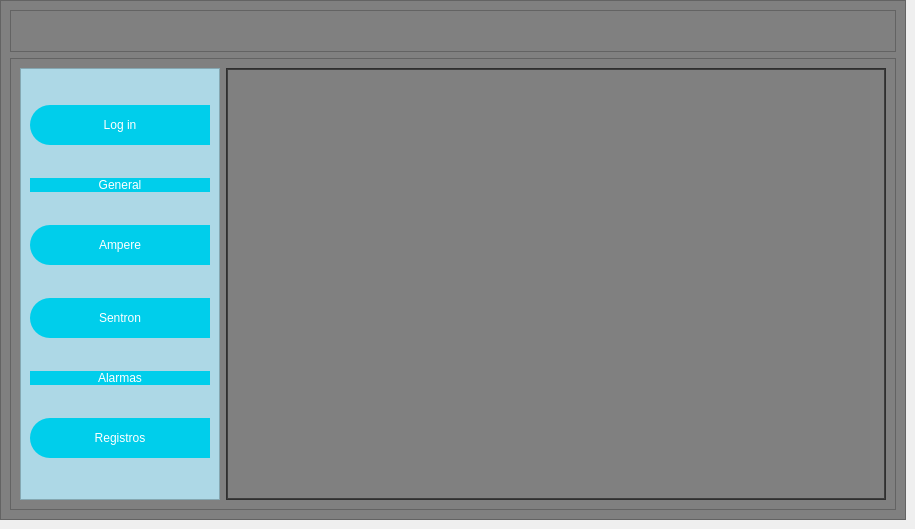
<?xml version="1.0" encoding="UTF-8"?>
<ui version="4.0">
 <class>MainWindow</class>
 <widget class="QMainWindow" name="MainWindow">
  <property name="geometry">
   <rect>
    <x>0</x>
    <y>0</y>
    <width>915</width>
    <height>529</height>
   </rect>
  </property>
  <property name="windowTitle">
   <string>MainWindow</string>
  </property>
  <widget class="QWidget" name="centralwidget">
   <layout class="QVBoxLayout" name="verticalLayout">
    <property name="leftMargin">
     <number>0</number>
    </property>
    <property name="topMargin">
     <number>0</number>
    </property>
    <item>
     <widget class="QFrame" name="frame">
      <property name="styleSheet">
       <string notr="true">background-color: rgb(128, 128, 128);</string>
      </property>
      <property name="frameShape">
       <enum>QFrame::StyledPanel</enum>
      </property>
      <property name="frameShadow">
       <enum>QFrame::Raised</enum>
      </property>
      <layout class="QVBoxLayout" name="verticalLayout_2" stretch="0,8">
       <item>
        <widget class="QFrame" name="frame_superior">
         <property name="minimumSize">
          <size>
           <width>0</width>
           <height>42</height>
          </size>
         </property>
         <property name="styleSheet">
          <string notr="true">QFrame{
background-color:rgb(128, 128, 128);
}

QPushButton{
background-color:#000000ff;
border-radius:20px;
}

QPushButton:hover {
    background-color: rgb(61, 61, 61);
    border-radius: 20px;
}</string>
         </property>
         <property name="frameShape">
          <enum>QFrame::StyledPanel</enum>
         </property>
         <property name="frameShadow">
          <enum>QFrame::Raised</enum>
         </property>
         <layout class="QHBoxLayout" name="horizontalLayout">
          <property name="leftMargin">
           <number>0</number>
          </property>
          <property name="topMargin">
           <number>0</number>
          </property>
          <item>
           <widget class="QPushButton" name="bt_menu">
            <property name="minimumSize">
             <size>
              <width>200</width>
              <height>0</height>
             </size>
            </property>
            <property name="text">
             <string/>
            </property>
            <property name="icon">
             <iconset>
              <normaloff>comprobacion-de-lista.svg</normaloff>comprobacion-de-lista.svg</iconset>
            </property>
            <property name="iconSize">
             <size>
              <width>35</width>
              <height>35</height>
             </size>
            </property>
           </widget>
          </item>
          <item>
           <spacer name="horizontalSpacer">
            <property name="orientation">
             <enum>Qt::Horizontal</enum>
            </property>
            <property name="sizeHint" stdset="0">
             <size>
              <width>312</width>
              <height>20</height>
             </size>
            </property>
           </spacer>
          </item>
         </layout>
        </widget>
       </item>
       <item>
        <widget class="QFrame" name="frame_contenido">
         <property name="frameShape">
          <enum>QFrame::StyledPanel</enum>
         </property>
         <property name="frameShadow">
          <enum>QFrame::Raised</enum>
         </property>
         <layout class="QHBoxLayout" name="horizontalLayout_2">
          <item>
           <widget class="QFrame" name="frame_control">
            <property name="minimumSize">
             <size>
              <width>200</width>
              <height>0</height>
             </size>
            </property>
            <property name="maximumSize">
             <size>
              <width>0</width>
              <height>16777215</height>
             </size>
            </property>
            <property name="styleSheet">
             <string notr="true">QFrame{
background-color: rgb(173,216,230)
}

QPushButton{
background-color: rgb(0, 206, 235);
border-top-left-radius: 20px;
border-bottom-left-radius:20px;
color: rgb(255,255,255);
font: 77 10pt &quot;Arial Black&quot;
}

QPushButton:hover{
background-color: white;
border-top-left-radius: 20px;
border-bottom-left-radius:20px;
color: rgb(0,0,0);
font: 77 10pt &quot;Arial Black&quot;
}</string>
            </property>
            <property name="frameShape">
             <enum>QFrame::StyledPanel</enum>
            </property>
            <property name="frameShadow">
             <enum>QFrame::Raised</enum>
            </property>
            <layout class="QVBoxLayout" name="verticalLayout_3">
             <item>
              <widget class="QPushButton" name="pushButton">
               <property name="minimumSize">
                <size>
                 <width>0</width>
                 <height>40</height>
                </size>
               </property>
               <property name="text">
                <string>Log in</string>
               </property>
               <property name="icon">
                <iconset>
                 <normaloff>registrar.svg</normaloff>registrar.svg</iconset>
               </property>
               <property name="iconSize">
                <size>
                 <width>35</width>
                 <height>35</height>
                </size>
               </property>
              </widget>
             </item>
             <item>
              <widget class="QPushButton" name="pushButton_gen">
               <property name="text">
                <string>General</string>
               </property>
              </widget>
             </item>
             <item>
              <widget class="QPushButton" name="pushButton_1">
               <property name="minimumSize">
                <size>
                 <width>0</width>
                 <height>40</height>
                </size>
               </property>
               <property name="text">
                <string>Ampere</string>
               </property>
               <property name="icon">
                <iconset>
                 <normaloff>estacion-de-carga.svg</normaloff>estacion-de-carga.svg</iconset>
               </property>
               <property name="iconSize">
                <size>
                 <width>35</width>
                 <height>35</height>
                </size>
               </property>
              </widget>
             </item>
             <item>
              <widget class="QPushButton" name="pushButton_2">
               <property name="minimumSize">
                <size>
                 <width>0</width>
                 <height>40</height>
                </size>
               </property>
               <property name="text">
                <string>Sentron</string>
               </property>
               <property name="icon">
                <iconset>
                 <normaloff>sentron.svg</normaloff>sentron.svg</iconset>
               </property>
               <property name="iconSize">
                <size>
                 <width>35</width>
                 <height>35</height>
                </size>
               </property>
              </widget>
             </item>
             <item>
              <widget class="QPushButton" name="pushButton_alarms">
               <property name="text">
                <string>Alarmas</string>
               </property>
              </widget>
             </item>
             <item>
              <widget class="QPushButton" name="pushButton_log_ins">
               <property name="minimumSize">
                <size>
                 <width>0</width>
                 <height>40</height>
                </size>
               </property>
               <property name="text">
                <string>Registros</string>
               </property>
               <property name="icon">
                <iconset>
                 <normaloff>hoja.svg</normaloff>hoja.svg</iconset>
               </property>
               <property name="iconSize">
                <size>
                 <width>40</width>
                 <height>40</height>
                </size>
               </property>
              </widget>
             </item>
            </layout>
           </widget>
          </item>
          <item>
           <widget class="QFrame" name="frame_paginas">
            <property name="styleSheet">
             <string notr="true">QFrame{
background-color: rgb(61, 61, 61);
}

QLabel{
font: 87 20pt &quot;Arial Black&quot;;
background-color:  rgb(0, 206, 235);
color: white;
border:0px solid #14C8DC;

}

QLineEdit{
border: 0px;
color: rgb(255,255,255);
border-bottom:2px solid rgb(61,61,61);
font: 75 12pt &quot;Times New Roman&quot;
}

QTextEdit{
background-color: white;
border: 0px;
color: rgb(255,255,255);
border-bottom:2px solid rgb(61,61,61);
font: 75 12pt &quot;Times New Roman&quot;
}


QPushButton{
background-color: rgb(0, 206, 235);
border-radius: 20px;
color: rgb(255,255,255);
font: 77 20pt &quot;Arial Black&quot;
}

QPushButton:hover{
background-color: white;
border-top-left-radius: 20px;
border-bottom-left-radius:20px;
color: rgb(0,0,0);
font: 77 10pt &quot;Arial Black&quot;;
}

QTableWidget{
background-color: white;
color: rgb(0,0,0);
gridline-color: rgb(0,206,255);
font-size: 12;
color: #000000;
}

QHeaderView {
background-color: rgb(0,206,151);
border:1px solid rgb(0,0,0);
font-size: 12;
}
</string>
            </property>
            <property name="frameShape">
             <enum>QFrame::StyledPanel</enum>
            </property>
            <property name="frameShadow">
             <enum>QFrame::Raised</enum>
            </property>
            <layout class="QVBoxLayout" name="verticalLayout_4">
             <property name="spacing">
              <number>0</number>
             </property>
             <property name="leftMargin">
              <number>1</number>
             </property>
             <property name="topMargin">
              <number>1</number>
             </property>
             <property name="rightMargin">
              <number>1</number>
             </property>
             <property name="bottomMargin">
              <number>1</number>
             </property>
             <item>
              <widget class="QStackedWidget" name="stackedWidget">
               <property name="currentIndex">
                <number>4</number>
               </property>
               <widget class="QWidget" name="page_login">
                <widget class="QLabel" name="label">
                 <property name="geometry">
                  <rect>
                   <x>70</x>
                   <y>20</y>
                   <width>441</width>
                   <height>51</height>
                  </rect>
                 </property>
                 <property name="text">
                  <string>Inicio de Sesión</string>
                 </property>
                 <property name="alignment">
                  <set>Qt::AlignCenter</set>
                 </property>
                </widget>
                <widget class="QPushButton" name="bt_log_in">
                 <property name="geometry">
                  <rect>
                   <x>260</x>
                   <y>270</y>
                   <width>211</width>
                   <height>80</height>
                  </rect>
                 </property>
                 <property name="minimumSize">
                  <size>
                   <width>150</width>
                   <height>80</height>
                  </size>
                 </property>
                 <property name="text">
                  <string>Log in</string>
                 </property>
                </widget>
                <widget class="QLabel" name="label_6">
                 <property name="geometry">
                  <rect>
                   <x>20</x>
                   <y>100</y>
                   <width>201</width>
                   <height>51</height>
                  </rect>
                 </property>
                 <property name="text">
                  <string>Usuario:</string>
                 </property>
                 <property name="alignment">
                  <set>Qt::AlignCenter</set>
                 </property>
                </widget>
                <widget class="QLabel" name="label_7">
                 <property name="geometry">
                  <rect>
                   <x>20</x>
                   <y>160</y>
                   <width>201</width>
                   <height>51</height>
                  </rect>
                 </property>
                 <property name="text">
                  <string>Contraseña:</string>
                 </property>
                 <property name="alignment">
                  <set>Qt::AlignCenter</set>
                 </property>
                </widget>
                <widget class="QPushButton" name="pushButton_eye">
                 <property name="geometry">
                  <rect>
                   <x>494</x>
                   <y>170</y>
                   <width>32</width>
                   <height>32</height>
                  </rect>
                 </property>
                 <property name="minimumSize">
                  <size>
                   <width>32</width>
                   <height>32</height>
                  </size>
                 </property>
                 <property name="maximumSize">
                  <size>
                   <width>32</width>
                   <height>32</height>
                  </size>
                 </property>
                 <property name="styleSheet">
                  <string notr="true">font: 10pt &quot;Segoe UI&quot;;
background-color: rgb(245, 245, 245);</string>
                 </property>
                 <property name="text">
                  <string/>
                 </property>
                 <property name="icon">
                  <iconset>
                   <normaloff>OJO.svg</normaloff>OJO.svg</iconset>
                 </property>
                 <property name="iconSize">
                  <size>
                   <width>30</width>
                   <height>30</height>
                  </size>
                 </property>
                </widget>
                <widget class="QLineEdit" name="username">
                 <property name="geometry">
                  <rect>
                   <x>260</x>
                   <y>101</y>
                   <width>191</width>
                   <height>51</height>
                  </rect>
                 </property>
                 <property name="styleSheet">
                  <string notr="true">color: rgb(0, 0, 0);
background-color: rgb(255, 255, 255);</string>
                 </property>
                 <property name="text">
                  <string/>
                 </property>
                </widget>
                <widget class="QLineEdit" name="password">
                 <property name="geometry">
                  <rect>
                   <x>260</x>
                   <y>160</y>
                   <width>191</width>
                   <height>51</height>
                  </rect>
                 </property>
                 <property name="styleSheet">
                  <string notr="true">color: rgb(0, 0, 0);
background-color: rgb(255, 255, 255);</string>
                 </property>
                </widget>
                <widget class="QLabel" name="message_lg">
                 <property name="geometry">
                  <rect>
                   <x>200</x>
                   <y>230</y>
                   <width>211</width>
                   <height>21</height>
                  </rect>
                 </property>
                 <property name="font">
                  <font>
                   <family>Arial Black</family>
                   <pointsize>20</pointsize>
                   <italic>false</italic>
                   <fontweight></fontweight>
                  </font>
                 </property>
                 <property name="styleSheet">
                  <string notr="true">color:rgba(255, 255, 255, 140);</string>
                 </property>
                 <property name="text">
                  <string>Forgot your User Name or Password? </string>
                 </property>
                </widget>
               </widget>
               <widget class="QWidget" name="page_registros">
                <layout class="QHBoxLayout" name="horizontalLayout_5">
                 <item>
                  <widget class="QFrame" name="frame_4">
                   <property name="frameShape">
                    <enum>QFrame::StyledPanel</enum>
                   </property>
                   <property name="frameShadow">
                    <enum>QFrame::Raised</enum>
                   </property>
                   <layout class="QHBoxLayout" name="horizontalLayout_6">
                    <item>
                     <widget class="QLineEdit" name="lineEdit">
                      <property name="minimumSize">
                       <size>
                        <width>50</width>
                        <height>390</height>
                       </size>
                      </property>
                      <property name="cursor">
                       <cursorShape>CrossCursor</cursorShape>
                      </property>
                      <property name="alignment">
                       <set>Qt::AlignLeading|Qt::AlignLeft|Qt::AlignTop</set>
                      </property>
                     </widget>
                    </item>
                   </layout>
                  </widget>
                 </item>
                </layout>
               </widget>
               <widget class="QWidget" name="page_log_ins">
                <widget class="QFrame" name="frame_5">
                 <property name="geometry">
                  <rect>
                   <x>10</x>
                   <y>10</y>
                   <width>537</width>
                   <height>401</height>
                  </rect>
                 </property>
                 <property name="frameShape">
                  <enum>QFrame::StyledPanel</enum>
                 </property>
                 <property name="frameShadow">
                  <enum>QFrame::Raised</enum>
                 </property>
                 <layout class="QHBoxLayout" name="horizontalLayout_7">
                  <item>
                   <widget class="QTableWidget" name="table_log_in"/>
                  </item>
                 </layout>
                </widget>
                <widget class="QPushButton" name="bt_usernames">
                 <property name="geometry">
                  <rect>
                   <x>20</x>
                   <y>490</y>
                   <width>181</width>
                   <height>80</height>
                  </rect>
                 </property>
                 <property name="minimumSize">
                  <size>
                   <width>150</width>
                   <height>80</height>
                  </size>
                 </property>
                 <property name="text">
                  <string>Usuarios</string>
                 </property>
                </widget>
               </widget>
               <widget class="QWidget" name="page_2">
                <layout class="QHBoxLayout" name="horizontalLayout_4">
                 <item>
                  <widget class="QWidget" name="widget_2" native="true"/>
                 </item>
                </layout>
               </widget>
               <widget class="QWidget" name="page_1">
                <layout class="QHBoxLayout" name="horizontalLayout_3">
                 <item>
                  <widget class="QWidget" name="widget_1" native="true"/>
                 </item>
                </layout>
               </widget>
              </widget>
             </item>
            </layout>
           </widget>
          </item>
         </layout>
        </widget>
       </item>
      </layout>
     </widget>
    </item>
   </layout>
  </widget>
 </widget>
 <resources/>
 <connections/>
</ui>
